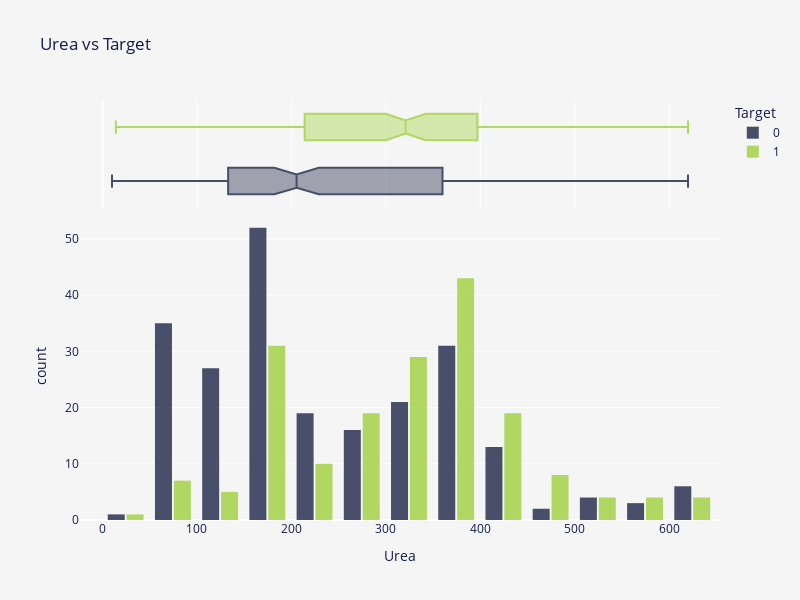

The notebook cell this image was saved under:
### Markdown cell above
<p style="font-size:20px; font-family:JetBrains Mono; color:#3E3F4C; border-bottom: 3px solid #2a357d">Notes 📜</p>
<blockquote style="margin-right:auto; margin-left:auto; background-color:#fffaf6; padding: 15px; border-radius: 10px 10px">
    <ul style="font-size:16px; font-family:JetBrains Mono; color:#3E3F4C; margin-right: 10px; margin-top: 2px; margin-bottom: 2px">
        <li>In the case of <code>Cond</code>, the issue is rather mixed. </li>
    </ul>
</blockquote>

### Code cell
fig = px.histogram(
    train,
    x="Urea",
    color="Target",
    color_discrete_sequence=["#0f173b", "#9acd32"],
    marginal="box",
    barmode="group",
    hover_data=train.columns,
    height=600,
    width=800,
    title="Urea vs Target",
)
fig.update_layout(
    font=dict(color=FONT_COLOR),
    plot_bgcolor=BACKGROUND_COLOR,
    paper_bgcolor=BACKGROUND_COLOR,
    bargap=0.2,
    bargroupgap=0.1,
)
fig.update_traces(opacity=0.75)
fig.show()

### Figure 1 — Plotly figure (JSON) as saved in the notebook; plotly's stock layout.template omitted (floating-point values rounded to 4 significant figures; data arrays with more than 128 entries replaced by an {"elided": "..."} marker saying what was removed)
{"data": [{"alignmentgroup": "True", "bingroup": "x", "hovertemplate": "Target=0<br>Urea=%{x}<br>count=%{y}<extra></extra>", "legendgroup": "0", "marker": {"color": "#0f173b", "pattern": {"shape": ""}}, "name": "0", "offsetgroup": "0", "opacity": 0.75, "orientation": "v", "showlegend": true, "type": "histogram", "x": {"elided": "230 int values"}, "xaxis": "x", "yaxis": "y"}, {"alignmentgroup": "True", "customdata": {"elided": "230x6 float values"}, "hovertemplate": "Target=%{customdata[5]}<br>Urea=%{x}<br>Gravity=%{customdata[0]}<br>Ph=%{customdata[1]}<br>Osmo=%{customdata[2]}<br>Cond=%{customdata[3]}<br>Calc=%{customdata[4]}<extra></extra>", "legendgroup": "0", "marker": {"color": "#0f173b"}, "name": "0", "notched": true, "offsetgroup": "0", "opacity": 0.75, "showlegend": false, "type": "box", "x": {"elided": "230 int values"}, "xaxis": "x2", "yaxis": "y2"}, {"alignmentgroup": "True", "bingroup": "x", "hovertemplate": "Target=1<br>Urea=%{x}<br>count=%{y}<extra></extra>", "legendgroup": "1", "marker": {"color": "#9acd32", "pattern": {"shape": ""}}, "name": "1", "offsetgroup": "1", "opacity": 0.75, "orientation": "v", "showlegend": true, "type": "histogram", "x": {"elided": "184 int values"}, "xaxis": "x", "yaxis": "y"}, {"alignmentgroup": "True", "customdata": {"elided": "184x6 float values"}, "hovertemplate": "Target=%{customdata[5]}<br>Urea=%{x}<br>Gravity=%{customdata[0]}<br>Ph=%{customdata[1]}<br>Osmo=%{customdata[2]}<br>Cond=%{customdata[3]}<br>Calc=%{customdata[4]}<extra></extra>", "legendgroup": "1", "marker": {"color": "#9acd32"}, "name": "1", "notched": true, "offsetgroup": "1", "opacity": 0.75, "showlegend": false, "type": "box", "x": {"elided": "184 int values"}, "xaxis": "x2", "yaxis": "y2"}], "layout": {"bargap": 0.2, "bargroupgap": 0.1, "barmode": "group", "font": {"color": "#141B4D"}, "height": 600, "legend": {"title": {"text": "Target"}, "tracegroupgap": 0}, "paper_bgcolor": "#F6F5F5", "plot_bgcolor": "#F6F5F5", "title": {"text": "Urea vs Target"}, "width": 800, "xaxis": {"anchor": "y", "domain": [0, 1], "title": {"text": "Urea"}}, "xaxis2": {"anchor": "y2", "domain": [0, 1], "matches": "x", "showgrid": true, "showticklabels": false}, "yaxis": {"anchor": "x", "domain": [0, 0.7326], "title": {"text": "count"}}, "yaxis2": {"anchor": "x2", "domain": [0.7426, 1], "matches": "y2", "showgrid": false, "showline": false, "showticklabels": false, "ticks": ""}}}
